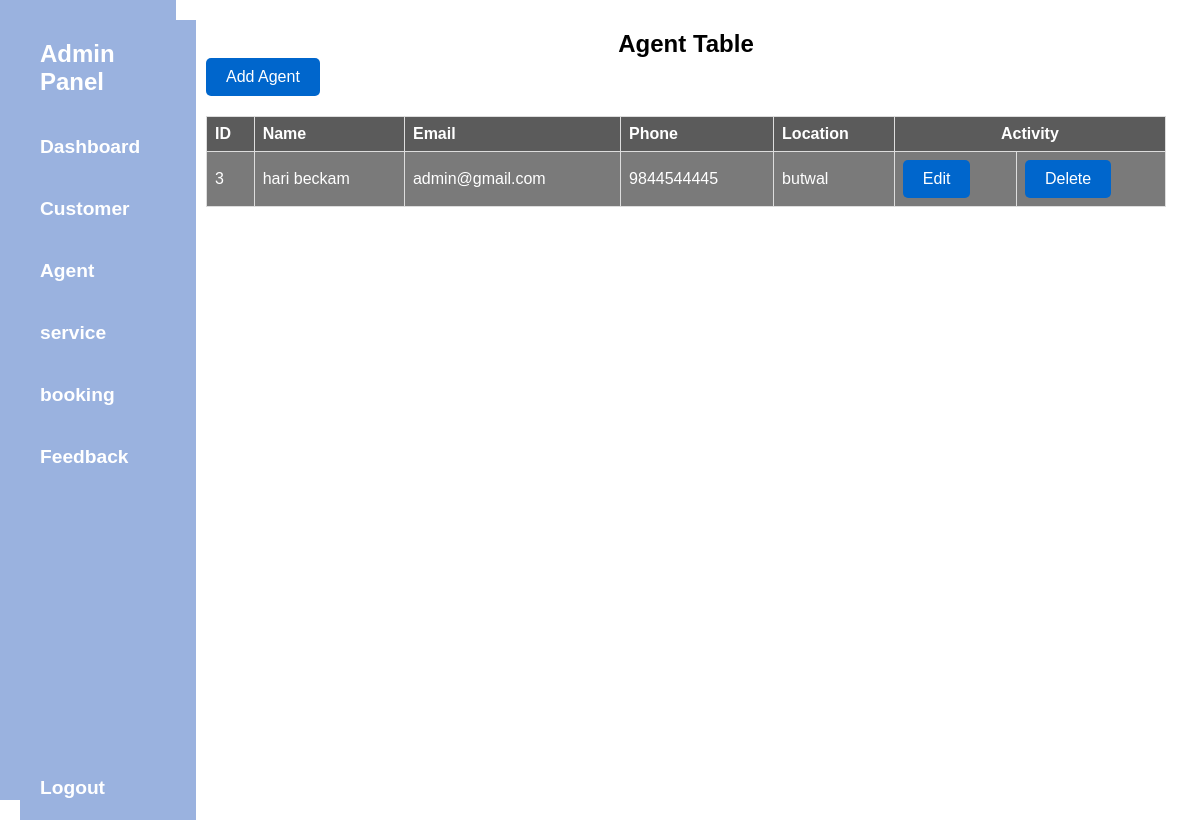
The page /Admin/a_agent.php (signed in) on the database its author committed.
### tables this page shows
CREATE TABLE `agent_register` (
  `a_Id` int(11) NOT NULL,
  `Name` varchar(20) DEFAULT NULL,
  `Email` varchar(55) DEFAULT NULL,
  `Mobile_no` bigint(20) DEFAULT NULL,
  `Password` varchar(65) DEFAULT NULL,
  `location` varchar(50) DEFAULT NULL
);

### Admin/a_agent.php (the view, shortened to what this page needs)
<?php
include '../dbconfig.php';
?>
<!DOCTYPE html>
<html lang="en">
<head>
    <link rel="stylesheet" href="index.css">
</head>
<body>
    <div class='wrapper'>
        <div class='sidebar' style="position: sticky;">
            <?php
            include '../Component/a_sidebar.php';
            ?>
        </div>
        <?php
        $agentQuery = "SELECT * FROM agent_register";
        $agentResult = mysqli_query($connect, $agentQuery);
        ?>
        <div class='content'>
        <h2 style="color:black; text-align:center;" >Agent Table</h2>
        <a class="btn" href="add_agent.php">Add Agent</a>
            <table>
                <tr>
                    <th>ID</th>
                    <th>Name</th>
                    <th>Email</th>
                    <th>Phone</th>
                    <th>Location</th>
                    <th colspan="2" style="text-align:center">Activity</th>
                </tr>
                <?php while ($row = mysqli_fetch_assoc($agentResult)) { ?>
                    <tr>
                        <td>
                            <?php echo $row['a_Id']; ?>
                        </td>
                        <td>
                            <?php echo $row['Name']; ?>
                        </td>
                        <td>
                            <?php echo $row['Email']; ?>
                        </td>
                        <td>
                            <?php echo $row['Mobile_no']; ?>
                        </td>
                        <td>
                            <?php echo $row['location']; ?>
                        </td>
                        <td><a class='btn' href="edit_agent.php?id=<?php echo $row['a_Id']; ?>">Edit</a></td>
                        <td><a class='btn' href="delete_agent.php?id=<?php echo $row['a_Id']; ?>">Delete</a></td>
                    </tr>
                <?php } ?>
            </table>
        </div>
    </div>
</body>
</html>

### Admin/index.css (style rules this page uses)
body { font-family: Arial, sans-serif; margin: 0; padding: 0; }
.btn { display: inline-block; padding: 10px 20px; background-color: #0066cc; color: #fff; border-radius: 5px; text-decoration: none; text-decoration-color: black; }
a { color: #0066cc; text-decoration: none; }
table { width: 100%; border-collapse: collapse; margin-top: 20px; }
table th, table td { padding: 10px; text-align: left; border-bottom: 1px solid #ddd; color: #fff; background-color: rgba(119, 71, 12, 0.523); }
table th { background-color: #000000a4; }

### Css/a_sidebar.css (style rules this page uses)
* { font-family: "Trebuchet MS", "Lucida Sans Unicode", "Lucida Grande", "Lucida Sans", Arial, sans-serif; }
* { margin: 0%; padding: 0%; }
body { align-items: center; background: url('../images/bgimage3.jpg'); background-size:cover; }
h2 { color: #fff; }
.sidebar { grid-area: sidebar; background-color: #9ab2df; height: 100vh; width: 11rem; position: sticky; }

### Admin/a_agent.php (style rules this page uses)
.wrapper { display: flex; }
.sidebar { width: 20%; background-color: #f1f1f1; padding: 0px; }
.content { width: 80%; padding: 30px; }
table { width: 100%; border-collapse: collapse; }
table th, table td { border: 1px solid #ddd; padding: 8px; }
table td { color: #fff; background-color: rgba(0, 0, 0, 0.523); }

### Component/a_sidebar.php (style rules this page uses)
.sidebar { position: sticky; top: 0; z-index: 100; }

### rows shown on the page
agent_register: a_Id "3", Name "hari beckam", Email "admin@gmail.com", Mobile_no "9844544445", location "butwal"
